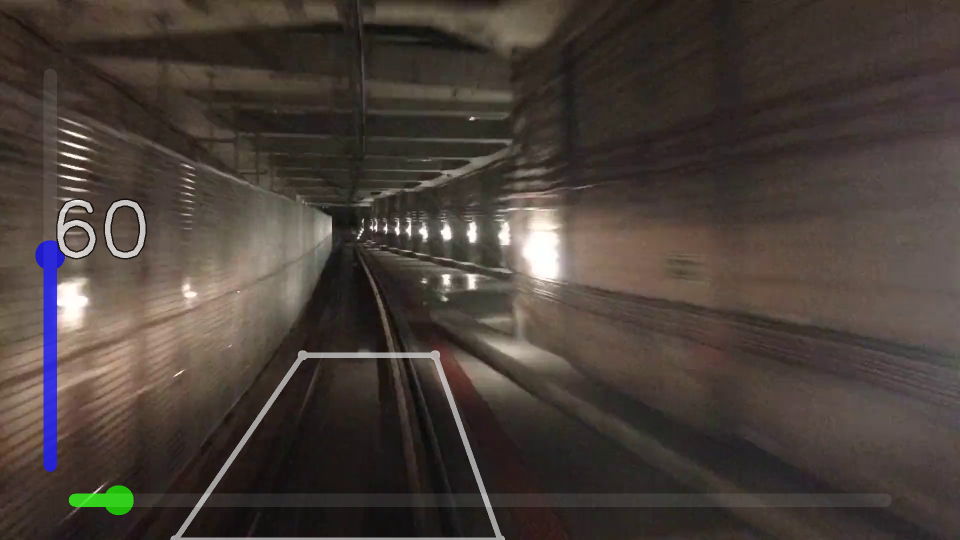
#> input picture thing.png, 1920 x 1080 px, given in place of 3686.mp4, which was not available (shown at 1/2 size)
$ python main.py
#> lines starting #> are read from the running program, lines starting #| are printed output that depends on the picture; after the words box and inside, x2 and y2 are one past the last pixel; in counts of white or black regions, pixels touching at a corner belong together; pictures that were not available may be replaced by others from this repository, and a replacement may not be noted
### imageCropper.py
import cv2
import numpy as np

DOT_COLOR = (230, 230, 230)
LINE_COLOR = (220, 220, 220)
DOT_THICKNESS = 10
LINE_THICKNESS = 10


class ImageCropper:
    def __init__(self, dimensions, warp):
        self.dimensions = dimensions
        self.shape = (dimensions[2] - dimensions[0], dimensions[3] - dimensions[1])
        self.warpPoints = (warp[0], warp[1], (0, self.shape[1]), self.shape)

    def offset(self, pts):
        return pts[0] + self.dimensions[0], pts[1] + self.dimensions[1]

    def crop_image(self, src):
        return src[self.dimensions[1]:self.dimensions[3], self.dimensions[0]:self.dimensions[2]]

    def warp_image(self, src):
        pts1 = np.float32(self.warpPoints)

        pts2 = np.float32(((0, 0), (self.shape[0], 0), (0, self.shape[1]), (self.shape[0], self.shape[1])))
        matrix = cv2.getPerspectiveTransform(pts1, pts2)

        return np.copy(cv2.warpPerspective(src, matrix, (self.shape[0], self.shape[1])))

    def display_crop_lines(self, src):
        for pts in self.warpPoints:
            cv2.circle(src, self.offset(pts), DOT_THICKNESS, DOT_COLOR, -1)

        cv2.line(src, self.offset(self.warpPoints[0]),
                 self.offset(self.warpPoints[1]), LINE_COLOR, LINE_THICKNESS)
        cv2.line(src, self.offset(self.warpPoints[0]),
                 self.offset(self.warpPoints[2]), LINE_COLOR, LINE_THICKNESS)
        cv2.line(src, self.offset(self.warpPoints[1]),
                 self.offset(self.warpPoints[3]), LINE_COLOR, LINE_THICKNESS)
        cv2.line(src, self.offset(self.warpPoints[2]),
                 self.offset(self.warpPoints[3]), LINE_COLOR, LINE_THICKNESS)

### detectLines.py
import cv2
import numpy as np


rho = 1
theta = np.pi / 180
threshold = 20
blur = (3, 7)
brightness = 75
contrast = 55


def apply_brightness_contrast(input_img, brightness=0, contrast=0):
    if brightness != 0:
        if brightness > 0:
            shadow = brightness
            highlight = 255
        else:
            shadow = 0
            highlight = 255 + brightness
        alpha_b = (highlight - shadow) / 255
        gamma_b = shadow

        buf = cv2.addWeighted(input_img, alpha_b, input_img, 0, gamma_b)
    else:
        buf = input_img.copy()

    if contrast != 0:
        f = 131 * (contrast + 127) / (127 * (131 - contrast))
        alpha_c = f
        gamma_c = 127 * (1 - f)

        buf = cv2.addWeighted(buf, alpha_c, buf, 0, gamma_c)

    return buf


def detect_lines(src, min_line_length, max_line_gap):
    img = np.copy(src)
    blurred_img = cv2.GaussianBlur(src, blur, 2)
    bright_img = apply_brightness_contrast(blurred_img, brightness, contrast)
    grey_img = cv2.cvtColor(bright_img, cv2.COLOR_BGR2GRAY)
    edges = cv2.Canny(grey_img, 20, 50)

    lines = cv2.HoughLinesP(edges, rho, theta, threshold, np.array([]),
                            min_line_length, max_line_gap)
    num_lines = 0
    accepted_lines = [90]
    if np.any(lines):
        for line in lines:
            for x1, y1, x2, y2 in line:
                if (x2 - x1) == 0:
                    accepted_lines.append(90)
                    num_lines += 1
                else:
                    angle = np.arctan2(abs(y2 - y1), abs(x2 - x1)) / np.pi * 180
                    if angle > 55:

                        num_lines += 1
                        accepted_lines.append(angle)
    return num_lines, np.median(accepted_lines)

### exponentialMovingAverage.py
import numpy as np


def exponential_moving_average(data, window):

    alpha = 2 /(window + 1.0)
    alpha_rev = 1-alpha
    n = data.shape[0]

    pows = alpha_rev**(np.arange(n+1))

    scale_arr = 1/pows[:-1]
    offset = data[0]*pows[1:]
    pw0 = alpha*alpha_rev**(n-1)

    mult = data*pw0*scale_arr
    cumsums = mult.cumsum()
    out = offset + cumsums*scale_arr[::-1]
    return out[-1]

### main.py
# Imports
import cv2
import numpy as np
from exponentialMovingAverage import exponential_moving_average
from imageCropper import ImageCropper
from detectLines import detect_lines


SLIDER_BACKGROUND_WEIGHT = 0.4
SLIDER_FOREGROUND_WEIGHT = 0.6
font = cv2.FONT_HERSHEY_SIMPLEX
risk_y = 1000
confidence_x = 100
display_offset = 150
RESIZE_FACTOR = 0.5
imageCropper = ImageCropper((350, 700, 1000, 1080), ((255, 10), (520, 10)))
line_medians = []
video = cv2.VideoCapture("3686.mp4")
save = cv2.VideoWriter("output.mp4", cv2.VideoWriter_fourcc(*'MP4V'), 30, (1920, 1080))
a = 0.3
b = 6
while True:
    ret, frame = video.read()
#> frame is the input picture: shape (1080, 1920, 3); mean B, G, R 57.2, 63.2, 72.8
    if ret:
        image = imageCropper.crop_image(frame)
        warpedImage = imageCropper.warp_image(image)
#> in warp_image, `return np.copy(cv2.warpPerspective(src, matrix, (self.shape[0], self.s..`:
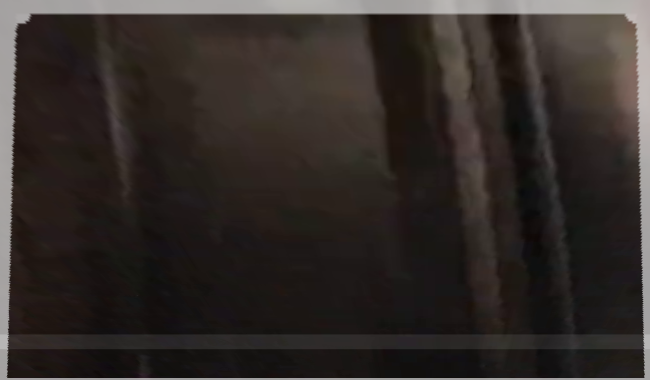
#> returned value: shape (380, 650, 3); mean of channels 0, 1, 2 40.4, 43.5, 49.9; drawn as B, G, R
        detected = detect_lines(warpedImage, 30, 15)
#> in apply_brightness_contrast, `buf = cv2.addWeighted(input_img, alpha_b, input_img, 0, gamma_b)`:
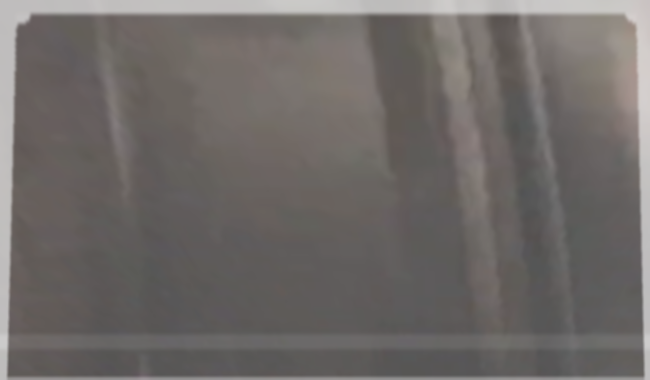
#> buf: shape (380, 650, 3); mean B, G, R 103.4, 105.7, 110.2
#> in detect_lines, `grey_img = cv2.cvtColor(bright_img, cv2.COLOR_BGR2GRAY)`:
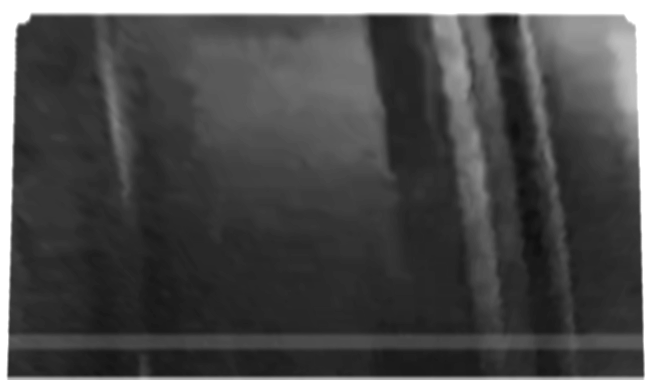
#> grey_img: shape (380, 650); min 15, max 255, mean 74.8
#> in detect_lines, `edges = cv2.Canny(grey_img, 20, 50)`:
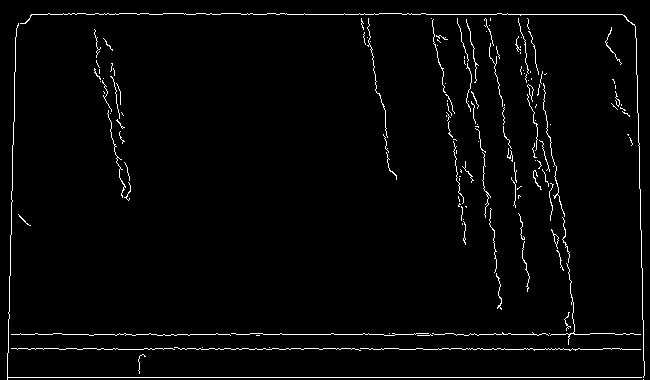
#> edges: shape (380, 650); 2.5% white in thin lines or dots
#> in detect_lines, `lines = cv2.HoughLinesP(edges, rho, theta, threshold, np.array([]), mi..`: lines = 85 rows, first 6: [7, 377, 643, 377], [8, 334, 589, 334], [402, 14, 622, 14], [8, 349, 643, 349], [144, 348, 398, 348], [48, 13, 286, 13]
#> the loop in detect_lines, `for line in lines:` made 85 passes
#> line on passes 1 to 12: [[7, 377, 643, 377]], [[8, 334, 589, 334]], [[402, 14, 622, 14]], [[8, 349, 643, 349]], [[144, 348, 398, 348]], [[48, 13, 286, 13]], [[639, 143, 641, 267]], [[11, 234, 13, 122]], [[8, 333, 61, 333]], [[472, 44, 476, 80]], [[8, 352, 9, 276]], [[487, 192, 496, 260]]
#> after the loop in detect_lines, `for line in lines:`: accepted_lines = 72 values, max 90 at index 0, min 66.57 at index 40, mean 81.63; num_lines = 71
#> detected = (71, 81.12)
        risk = 90 - detected[1]
#> risk = 8.88
        exp_risk = a * risk ** 2 + b * risk - 50
#> exp_risk = 26.94
        if exp_risk < 0:
            exp_risk = 0
        line_medians.append(exp_risk)

        adjusted_risk = int(exponential_moving_average(np.array(line_medians), 5))
#> in exponential_moving_average, `offset = data[0]*pows[1:]`: offset = [17.96]
#> in exponential_moving_average, `mult = data*pw0*scale_arr`: mult = [8.98]
#> in exponential_moving_average, `out = offset + cumsums*scale_arr[::-1]`: out = [26.94]
#> adjusted_risk = 26
        slider_background = np.copy(frame)
        slider_foreground = np.copy(frame)

        imageCropper.display_crop_lines(slider_foreground)
#> in display_crop_lines, `cv2.line(src, self.offset(self.warpPoints[2]), self.offset(self.warpPo..`:
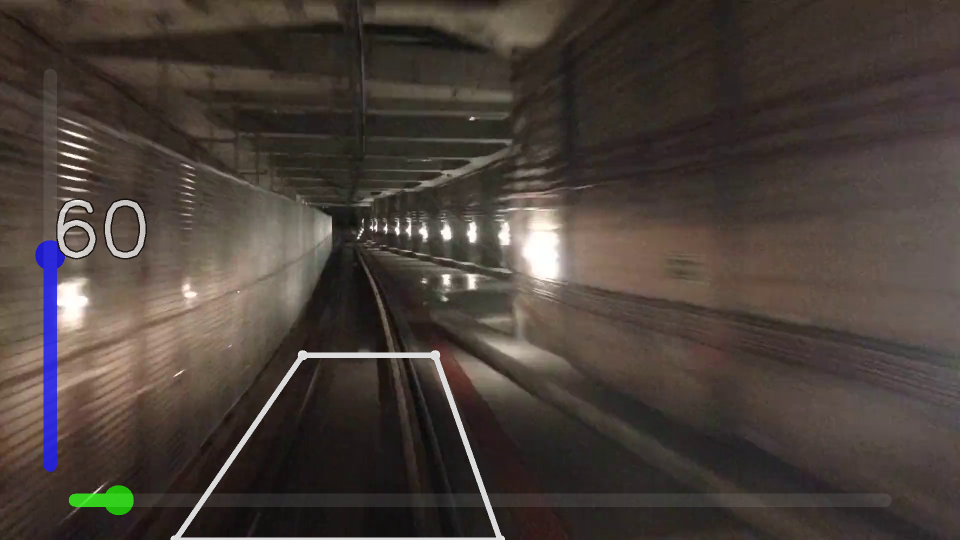
#> src: shape (1080, 1920, 3) (shown at 1/2 size); mean B, G, R 57.7, 63.6, 73.2

        risk_pos = (display_offset + adjusted_risk * 3, risk_y)
#> risk_pos = (228, 1000)
        cv2.line(slider_background, (display_offset, risk_y), (frame.shape[1] - display_offset, risk_y),
                 (200, 200, 200), 25)
        cv2.line(slider_background, (display_offset, risk_y), risk_pos, (0, 255, adjusted_risk), 25)
        cv2.circle(slider_foreground, risk_pos, 30, (0, 255, adjusted_risk), -1)
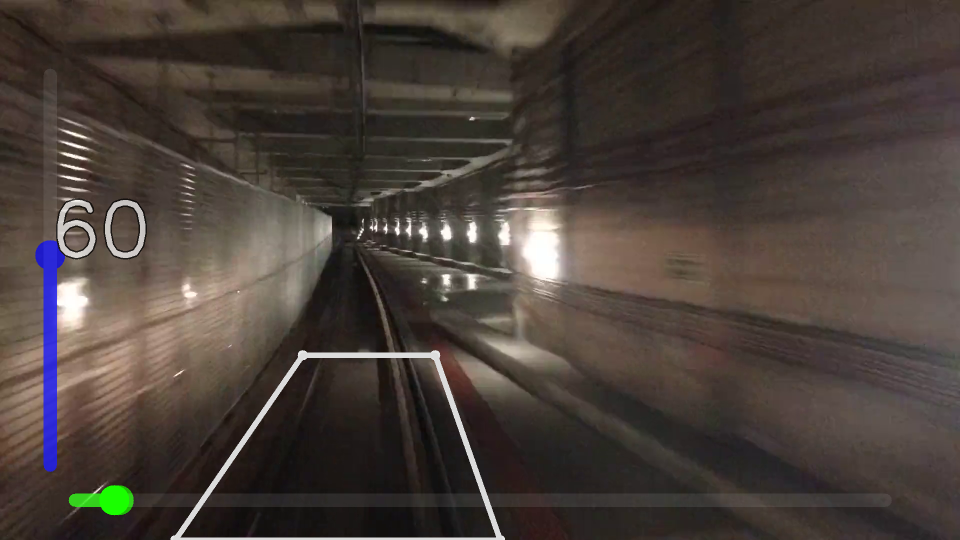
#> slider_foreground: shape (1080, 1920, 3) (shown at 1/2 size); 0.14% of pixels changed, all inside (x1, y1, x2, y2) = (198, 970, 259, 1031)

        confidence_pos = (confidence_x, frame.shape[0] - display_offset - detected[0] * 7)
#> confidence_pos = (100, 433)
        cv2.line(slider_background, (confidence_x, display_offset),
                 (confidence_x, frame.shape[0] - display_offset),
                 (200, 200, 200), 25)
#> slider_background: shape (1080, 1920, 3); mean B, G, R 60.7, 67.6, 77
        cv2.line(slider_foreground, confidence_pos,
                 (confidence_x, frame.shape[0] - display_offset),
                 (255, 0, 0), 25)
        cv2.circle(slider_foreground, confidence_pos, 30, (255, 0, 0), -1)
        cv2.putText(slider_foreground, str(detected[0]), confidence_pos, font, 5, (0, 0, 0), 15)
        cv2.putText(slider_foreground, str(detected[0]), confidence_pos, font, 5, (255, 255, 255), 10)
        out = cv2.addWeighted(cv2.addWeighted(
            frame, 1 - SLIDER_BACKGROUND_WEIGHT,
            slider_background, SLIDER_BACKGROUND_WEIGHT, 0), 1 - SLIDER_FOREGROUND_WEIGHT,
            slider_foreground, SLIDER_FOREGROUND_WEIGHT, 0)

        cv2.imshow('Result',
                   cv2.resize(out, (int(frame.shape[1] * RESIZE_FACTOR), int(frame.shape[0] * RESIZE_FACTOR))))
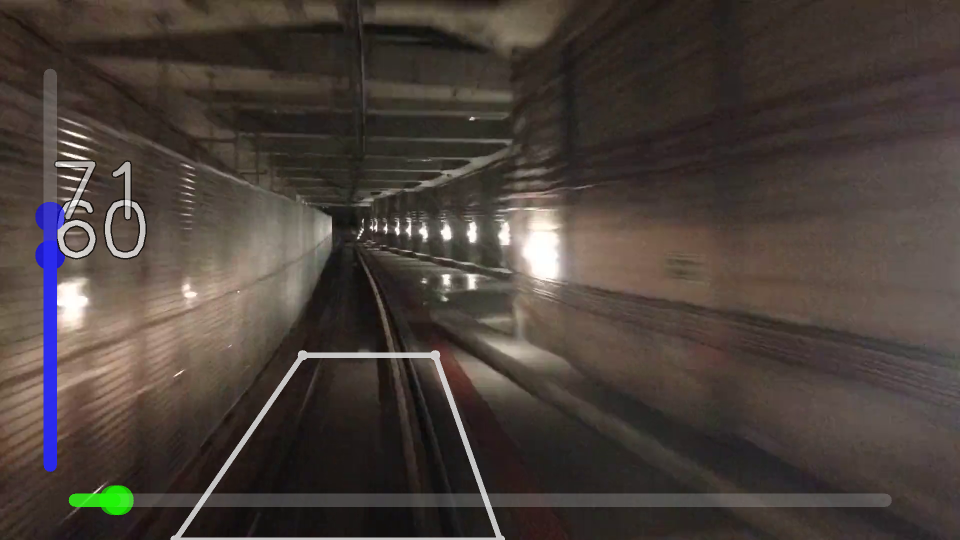
#> window 'Result': shape (540, 960, 3); mean B, G, R 58.6, 64.2, 73.7
        save.write(out)
    if cv2.waitKey(1) == 27:
#> (key Esc is pressed here)
        break
video.release()
save.release()
cv2.destroyAllWindows()
